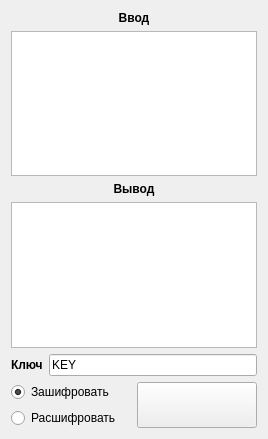
<?xml version="1.0" encoding="UTF-8"?>
<ui version="4.0">
 <class>Widget3</class>
 <widget class="QWidget" name="Widget3">
  <property name="geometry">
   <rect>
    <x>0</x>
    <y>0</y>
    <width>268</width>
    <height>439</height>
   </rect>
  </property>
  <property name="windowTitle">
   <string>Шифр Виженера</string>
  </property>
  <layout class="QVBoxLayout" name="verticalLayout_4">
   <item>
    <layout class="QVBoxLayout" name="verticalLayout_3">
     <item>
      <widget class="QLabel" name="label_in">
       <property name="font">
        <font>
         <bold>true</bold>
        </font>
       </property>
       <property name="text">
        <string>Ввод</string>
       </property>
       <property name="alignment">
        <set>Qt::AlignmentFlag::AlignCenter</set>
       </property>
      </widget>
     </item>
     <item>
      <widget class="QPlainTextEdit" name="plainTextEdit_in"/>
     </item>
    </layout>
   </item>
   <item>
    <layout class="QVBoxLayout" name="verticalLayout_2">
     <item>
      <widget class="QLabel" name="label_out">
       <property name="font">
        <font>
         <bold>true</bold>
        </font>
       </property>
       <property name="text">
        <string>Вывод</string>
       </property>
       <property name="alignment">
        <set>Qt::AlignmentFlag::AlignCenter</set>
       </property>
      </widget>
     </item>
     <item>
      <widget class="QPlainTextEdit" name="plainTextEdit_out">
       <property name="readOnly">
        <bool>true</bool>
       </property>
      </widget>
     </item>
     <item>
      <layout class="QHBoxLayout" name="horizontalLayout_2">
       <item>
        <widget class="QLabel" name="label_key">
         <property name="font">
          <font>
           <bold>true</bold>
          </font>
         </property>
         <property name="text">
          <string>Ключ</string>
         </property>
        </widget>
       </item>
       <item>
        <widget class="QLineEdit" name="lineEdit_key">
         <property name="text">
          <string>KEY</string>
         </property>
        </widget>
       </item>
      </layout>
     </item>
     <item>
      <layout class="QHBoxLayout" name="horizontalLayout">
       <item>
        <layout class="QVBoxLayout" name="verticalLayout">
         <item>
          <widget class="QRadioButton" name="radioButton_encrypt">
           <property name="text">
            <string>Зашифровать</string>
           </property>
           <property name="checkable">
            <bool>true</bool>
           </property>
           <property name="checked">
            <bool>true</bool>
           </property>
          </widget>
         </item>
         <item>
          <widget class="QRadioButton" name="radioButton_decrypt">
           <property name="text">
            <string>Расшифровать</string>
           </property>
          </widget>
         </item>
        </layout>
       </item>
       <item>
        <widget class="QPushButton" name="pushButton">
         <property name="sizePolicy">
          <sizepolicy hsizetype="Minimum" vsizetype="Minimum">
           <horstretch>0</horstretch>
           <verstretch>0</verstretch>
          </sizepolicy>
         </property>
         <property name="text">
          <string/>
         </property>
        </widget>
       </item>
      </layout>
     </item>
    </layout>
   </item>
  </layout>
 </widget>
 <resources/>
 <connections/>
</ui>
